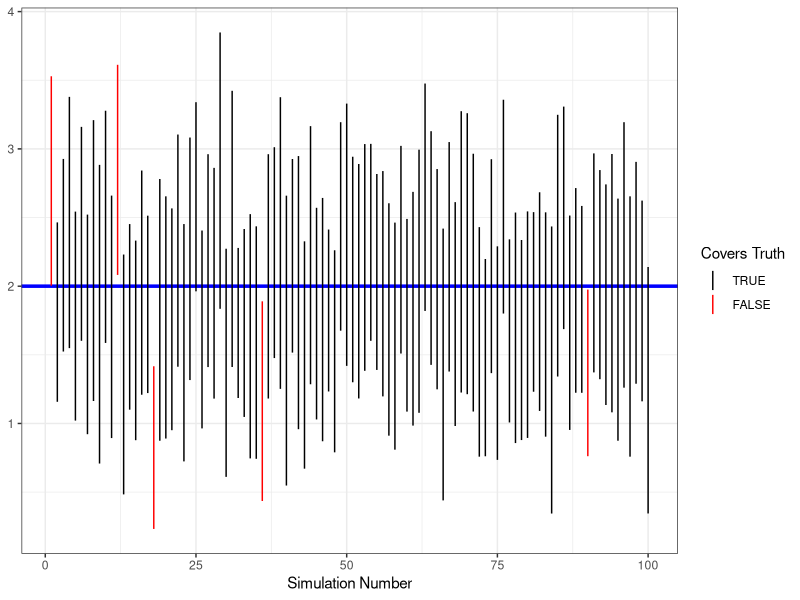
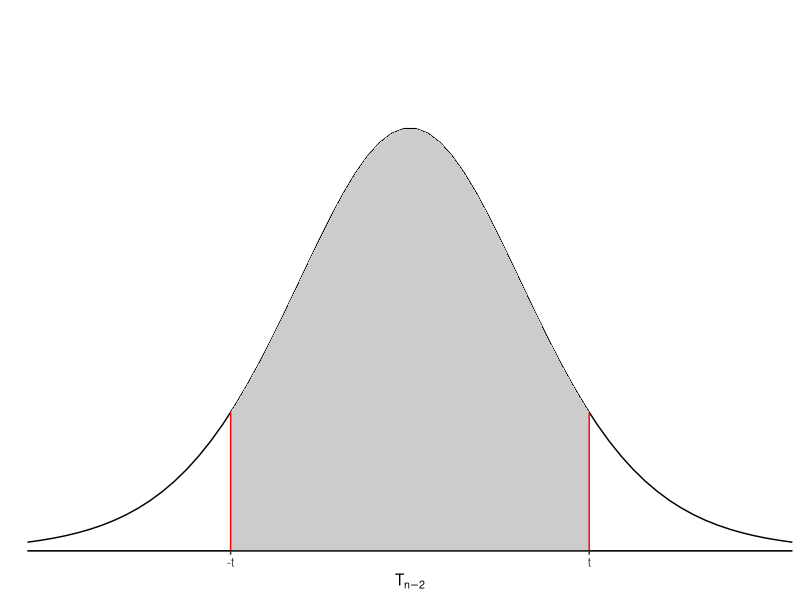
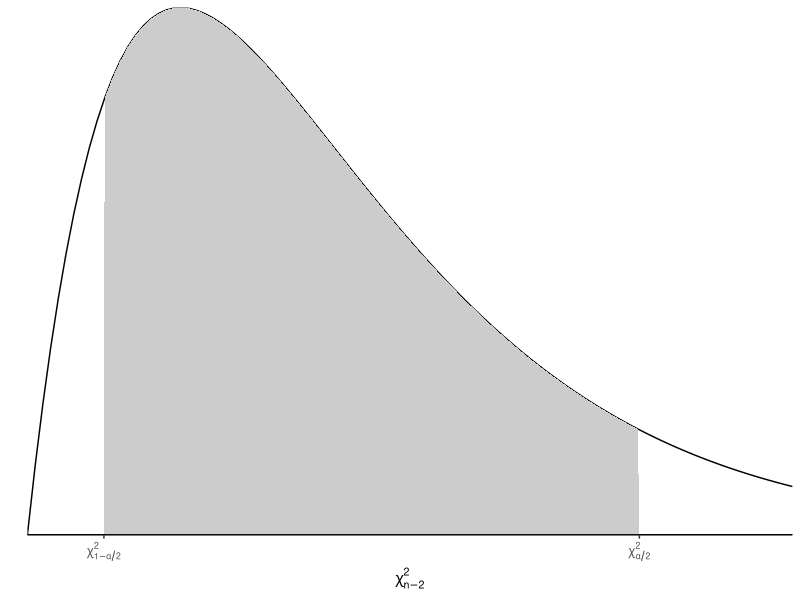

Here is the R script that generated these plots, in order:
## ---- chunk 1
library(tidyverse)
library(palmerpenguins)
library(broom)
## ---- chunk 2
set.seed(1976)
##############################
# CI coverage via simulation
##############################
numReps <- 100
# Store CI's as matrix since there are two
# values for each replication (lower and upper bound)
ciStore <- matrix(0, nrow = numReps, ncol = 2)

n <- 30
x <- runif(n=n, min=-1, max=1)
beta0 <- 4
beta1 <- 2 
sigma2 <- 2

# Simulate data and fit model, `numReps` times
for(i in 1:numReps) {
    epsilon <- rnorm(n, mean = 0, sd = sqrt(sigma2))
    y <- beta0 + beta1*x + epsilon
    lmfit <- lm(y ~ x)
    ci <- confint(lmfit, level = .95)["x",]
    ciStore[i,] <- ci
}
# Combine into data frame
ci_df <- data.frame(simulation=1:numReps,
                    CIlower=ciStore[,1],
                    CIupper=ciStore[,2]) %>%
  mutate(inCI=ifelse(CIlower<=beta1 & CIupper>=beta1, TRUE, FALSE))
# Plot the CI's
ggplot(ci_df) + theme_bw() +  
  geom_hline(aes(yintercept=2), col="blue", lwd=1.2) + geom_linerange(aes(x=simulation, ymin=CIlower, ymax=CIupper, col=inCI)) +
  scale_color_manual(name="Covers Truth", breaks=c(TRUE, FALSE), values=c("black", "red")) +
  xlab("Simulation Number")
## ---- chunk 3
x <- seq(-5, 5, length=100)
tdf <- data.frame(x=x, tdens=dt(x, df=10))
ggt <- ggplot() + theme_classic() + coord_cartesian(xlim=c(-3.2, 3.2), ylim=c(0, 0.5), expand=F) + 
  theme(axis.line.y = element_blank()) + 
  xlab(expression(T[n-2])) + 
  ylab("") + scale_y_continuous(breaks=NULL)+
  geom_hline(aes(yintercept=0)) + 
  geom_line(aes(x=x,y=tdens),
            data=tdf)
ggt + 
  geom_polygon(aes(x=c(-1.5, -1.5, x[x>-1.5 & x < 1.5],1.5, 1.5),
                   y=c(0, dt(-1.5, df=10), dt(x[x>-1.5 & x < 1.5], df=10),  dt(1.5, df=10), 0)),
               fill="grey80") +
  scale_x_continuous(breaks=c(-1.5, 1.5), labels=c("-t", "t"))+ 
  geom_segment(aes(x=1.5, xend=1.5, y=0, yend=dt(1.5, df=10)), col="red") +
    geom_segment(aes(x=-1.5, xend=-1.5, y=0, yend=dt(-1.5, df=10)), col="red")
## ---- chunk 4
alpha <- 0.05
t_alphaOver2 <- qt(1-alpha/2,
                   df = 100-2)
t_alphaOver2
## ---- chunk 5
t_alphaOver2 <- qt(alpha/2,
                   df = 100-2,
                   lower=FALSE)
t_alphaOver2
## ---- chunk 6
penguin_lm <- lm(body_mass_g~flipper_length_mm,
                data=penguins)
alpha <- 0.05
t_alphaOver2 <- qt(1-alpha/2,
                   df = nobs(penguin_lm)-2)
CI95Lower <- coef(penguin_lm)[2] - t_alphaOver2 * tidy(penguin_lm)$std.error[2]
CI95Upper <- coef(penguin_lm)[2] + t_alphaOver2 * tidy(penguin_lm)$std.error[2]
c(CI95Lower, CI95Upper)
## ---- chunk 7
tidy(penguin_lm, conf.int=TRUE)
tidy(penguin_lm, conf.int=TRUE, conf.level=0.99)
## ---- chunk 8
confint(penguin_lm)
## ---- chunk 9
x <- seq(0, 10, length=100)
chidf <- data.frame(x=x, chidens=dchisq(x, df=4))
ggchi2 <- ggplot() + theme_classic() + coord_cartesian(xlim=c(0, 10), expand=F) + 
  theme(axis.line.y = element_blank()) + 
  xlab(expression(chi[n-2]^2)) + ylab("") + scale_y_continuous(breaks=NULL) +
  geom_hline(aes(yintercept=0)) + 
  geom_line(aes(x=x,y=chidens),
            data=chidf) +
  geom_polygon(aes(x=c(1, x[x>1 & x < 8], 8),
                   y=c(0, chidf$chidens[x>1 &  x < 8], 0)),
               fill="grey80")
ggchi2 + scale_x_continuous(breaks=c(1, 8), labels=c(expression(chi[1-alpha/2,n-2]^2), expression(chi[alpha/2, n-2]^2)))
